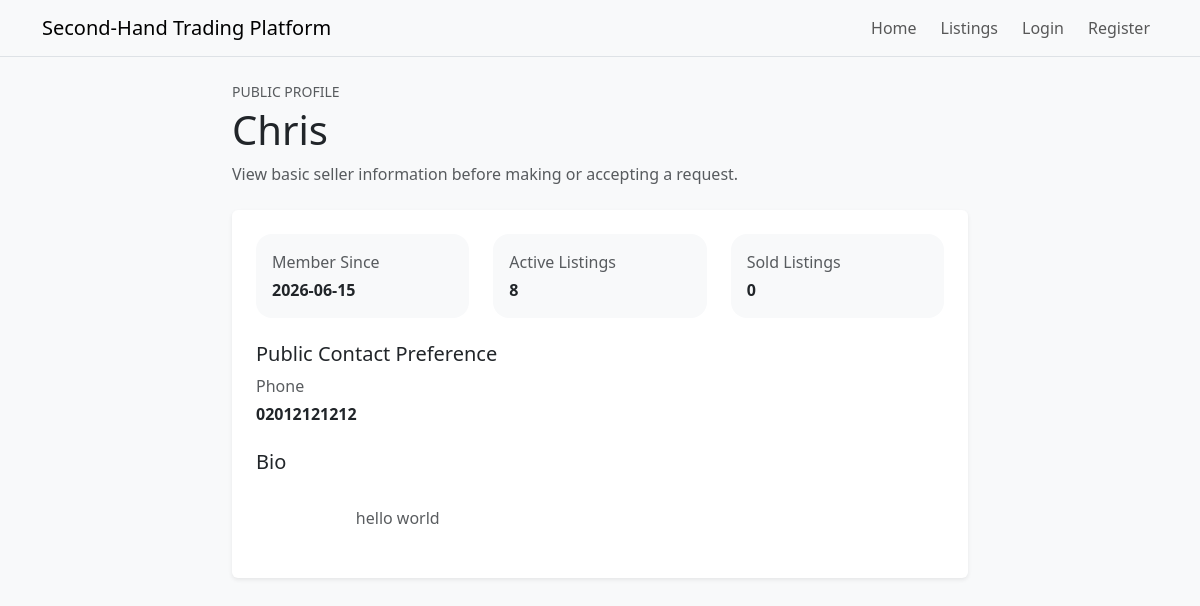
The page /profiles/2 on the database its author committed.
### tables this page shows
CREATE TABLE users (
    id INTEGER PRIMARY KEY AUTOINCREMENT,
    display_name TEXT NOT NULL,
    full_name TEXT NOT NULL,
    date_of_birth TEXT NOT NULL,
    email TEXT NOT NULL UNIQUE,
    phone_number TEXT,
    preferred_contact_method TEXT NOT NULL,
    password_hash TEXT NOT NULL,
    role TEXT NOT NULL DEFAULT 'user',
    is_locked INTEGER NOT NULL DEFAULT 0,
    bio TEXT,
    created_at TEXT NOT NULL
);

### routes/profile_routes.py (the view)
@profile_bp.get("/profiles/<int:user_id>")
def view_public_profile(user_id: int) -> str:
    profile_data = profile_service.get_public_profile(user_id)
    if profile_data is None:
        abort(404)
    return render_template("profile.html", profile=profile_data)

### models/db.py (called while the page is built)
def get_db() -> sqlite3.Connection:
    return DatabaseManager().get_connection()

    def __new__(cls):
        if cls._instance is None:
            cls._instance = super().__new__(cls)
        return cls._instance

    def get_connection(self) -> sqlite3.Connection:
        if "db" not in g:
            g.db = sqlite3.connect(current_app.config["DATABASE_PATH"])
            g.db.row_factory = sqlite3.Row
        return g.db

    def close_connection(self) -> None:
        db = g.pop("db", None)
        if db is not None:
            db.close()

### services/profile_service.py (called while the page is built)
    @staticmethod
    def _serialize_public_profile(row) -> Dict[str, Any]:
        profile = dict(row)
        profile["bio"] = profile.get("bio") or "No public bio provided yet."
        profile["member_since_label"] = str(profile["created_at"])[:10]
        if profile["preferred_contact_method"] == CONTACT_METHOD_PHONE:
            profile["preferred_contact_method_label"] = "Phone"
            profile["public_contact_value"] = profile.get("phone_number") or "Not provided"
        else:
            profile["preferred_contact_method_label"] = "Email"
            profile["public_contact_value"] = profile.get("email") or "Not provided"
        return profile

### templates/profile.html
{% extends "base.html" %}
{% block content %}
<div class="row justify-content-center">
    <div class="col-lg-8">
        <section class="mb-4">
            <p class="text-uppercase small text-muted mb-1">Public Profile</p>
            <h1 class="mb-2">{{ profile.display_name }}</h1>
            <p class="text-muted mb-0">
                View basic seller information before making or accepting a request.
            </p>
        </section>
        <div class="card border-0 shadow-sm">
            <div class="card-body p-4">
                <div class="row g-4 mb-4">
                    <div class="col-md-4">
                        <div class="rounded-4 bg-light p-3 h-100">
                            <span class="text-muted d-block mb-1">Member Since</span>
                            <strong>{{ profile.member_since_label }}</strong>
                        </div>
                    </div>
                    <div class="col-md-4">
                        <div class="rounded-4 bg-light p-3 h-100">
                            <span class="text-muted d-block mb-1">Active Listings</span>
                            <strong>{{ profile.active_listing_count }}</strong>
                        </div>
                    </div>
                    <div class="col-md-4">
                        <div class="rounded-4 bg-light p-3 h-100">
                            <span class="text-muted d-block mb-1">Sold Listings</span>
                            <strong>{{ profile.sold_listing_count }}</strong>
                        </div>
                    </div>
                </div>
                <div class="mb-4">
                    <h2 class="h5">Public Contact Preference</h2>
                    <p class="mb-1 text-body-secondary">{{ profile.preferred_contact_method_label }}</p>
                    <p class="mb-0"><strong>{{ profile.public_contact_value }}</strong></p>
                </div>
                <div>
                    <h2 class="h5">Bio</h2>
                    <p class="mb-0 text-body-secondary" style="white-space: pre-wrap;">
                        {{ profile.bio }}
                    </p>
                </div>
            </div>
        </div>
    </div>
</div>
{% endblock %}

### static/css/main.css (style rules this page uses)
body { background-color: #f8f9fa; }

### rows shown on the page
users: display_name "Chris", preferred_contact_method_label "Phone", public_contact_value "02012121212", bio "hello world"

### other values the page prints
{{ profile.member_since_label }} "2026-06-15"
{{ profile.active_listing_count }} "8"
{{ profile.sold_listing_count }} "0"
